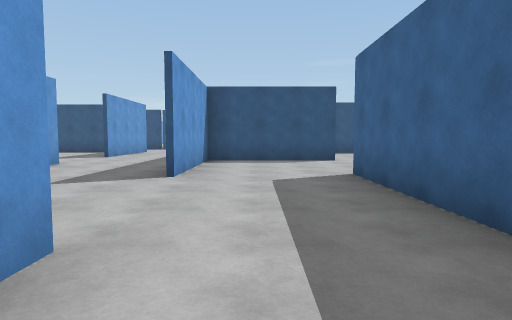
View 1 (above)

24 first-person views from a walk through a Unity game level. The camera is 1.3 m above the floor, tilts 4° down and sees 75° across. The floor is counted in squares, 2 m on a side. Each view is taken from the middle of a square. On the plan, view 1 faces up. The plan holds only what a view shows up to about 10 squares ahead; the rest is blank. The place goes on beyond the plan. The player is left out. Surface patterns are stand-ins for the level's own textures.

View 2
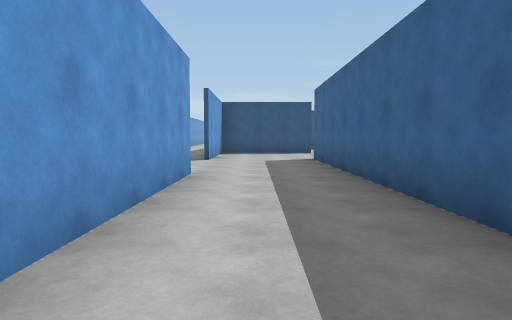

View 3
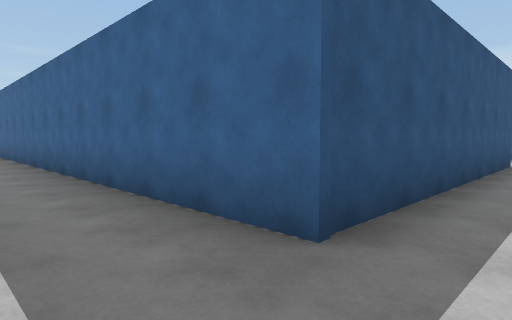

View 4
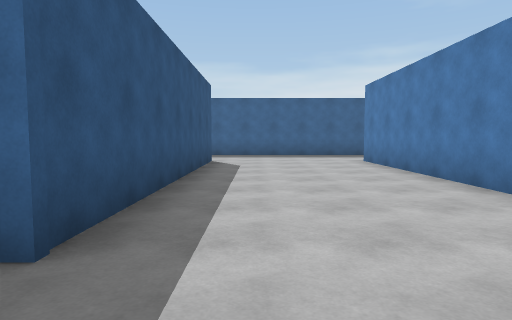

View 5
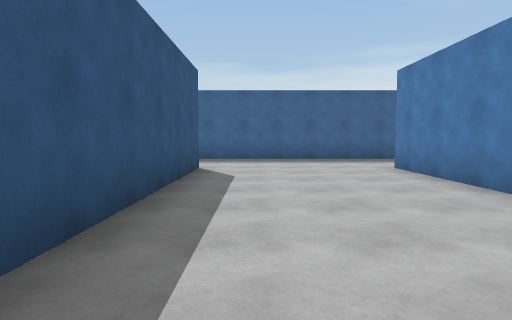

View 6
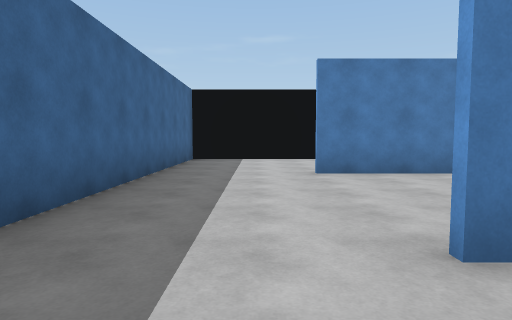

View 7
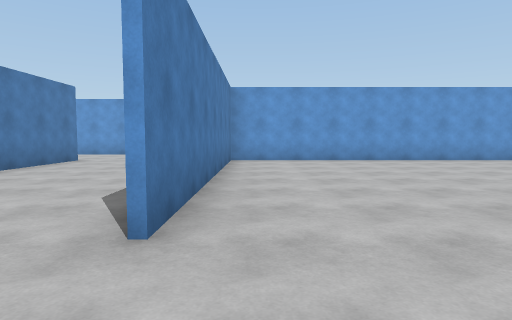

View 8
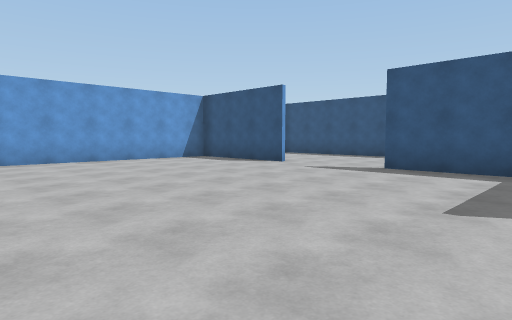

View 9
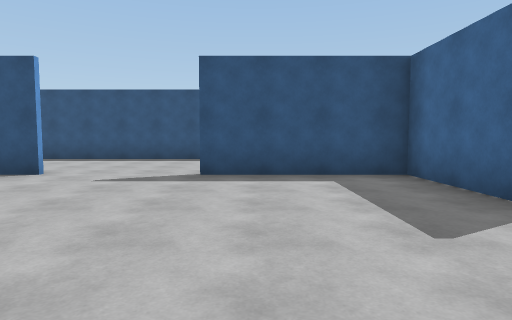

View 10
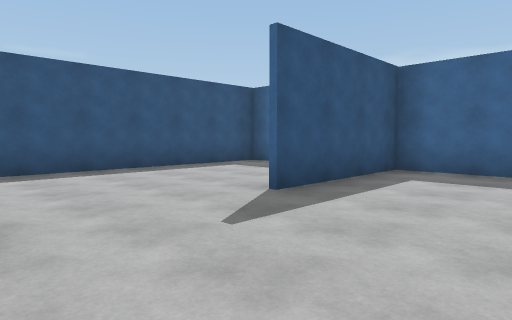

View 11
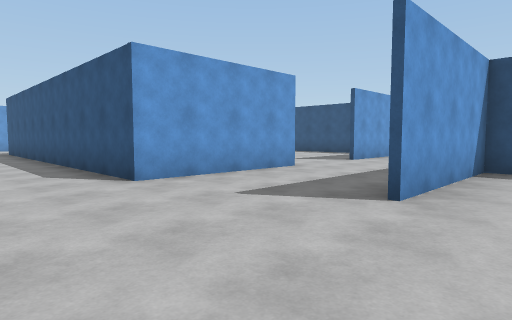

View 12
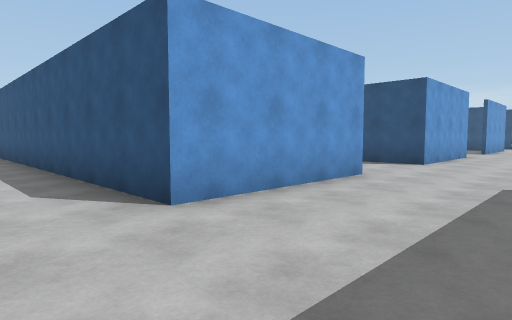

View 13
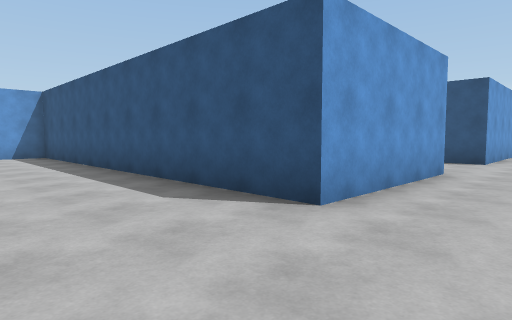

View 14
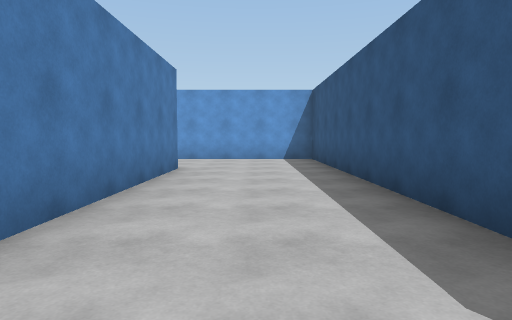

View 15
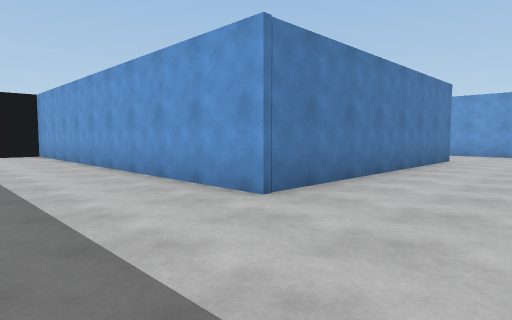

View 16
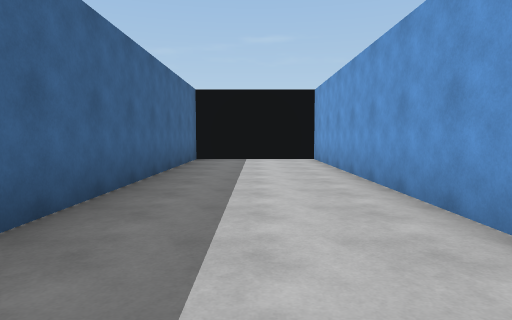

View 17
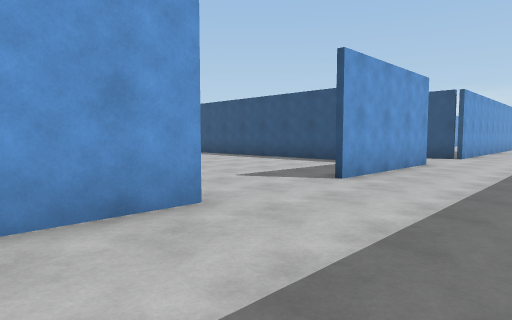

View 18
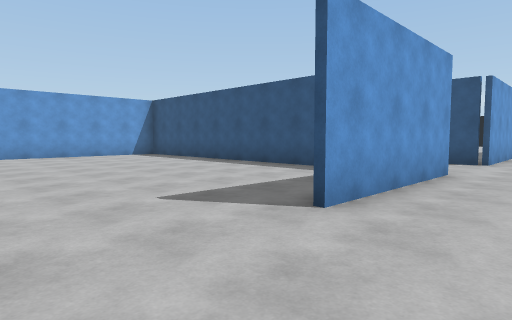

View 19
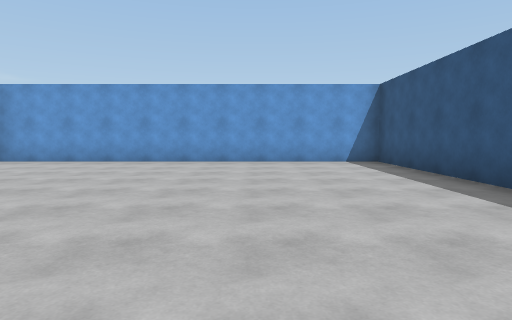

View 20
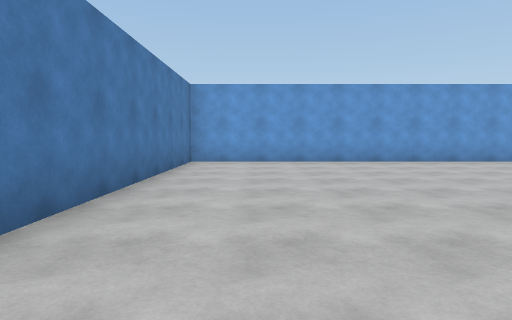

View 21
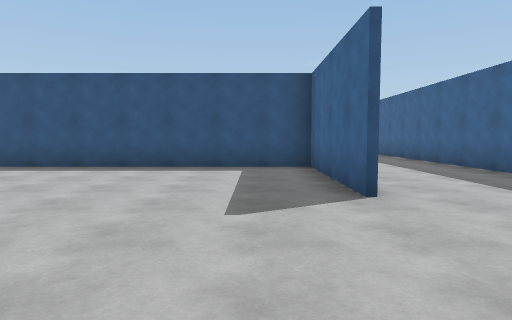

View 22
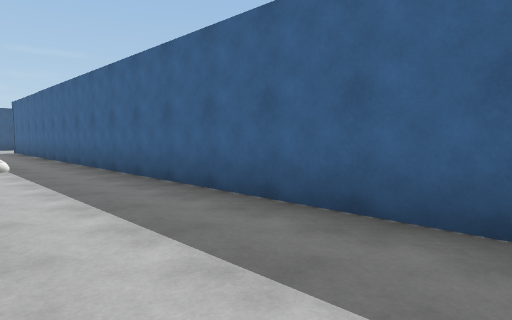

View 23
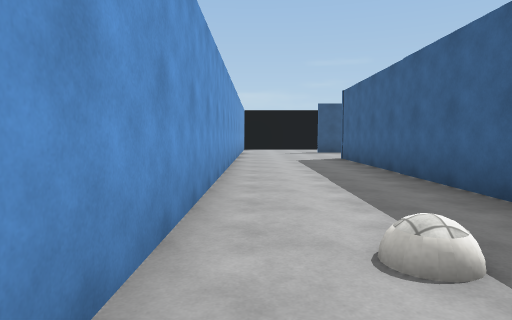

View 24
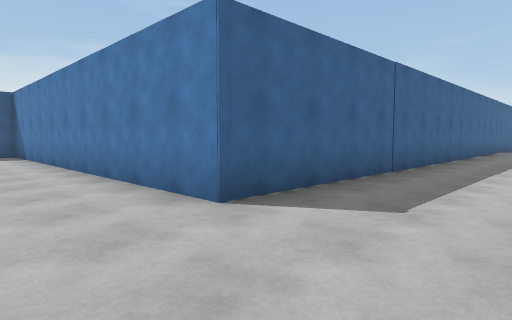

### Floor plan
Points are (right, up) in squares from view 1. A wall is a line through its corners. A room is listed if a view was taken in it or the views show most of it. See-through windows are left out.
Room 1 (views 1, 2, 3, 4, 5, 6, 7, 8, 9, 10)
walls: (9, -7.8) (1.7, -7.8) (1.7, 1.4); (5.4, 1.7) (3.5, 1.7); (1.8, 0.1) (1.8, -7.7) (9, -7.7); (11.6, -0.8) (11.6, 1.7) (8, 1.7); (1.8, -11.9) (9, -11.9); (-1.1, 1.9) (-1.1, -2.6); (11.6, 5) (11.6, 5.7) (2.8, 5.7); (8.2, -15.7) (11.8, -15.7) (11.8, -7.2)
ways out: opening at (0.5, 2) to room 2; opening at (0.5, -12)
Room 2 (views 11, 12, 13, 14, 15, 16, 17, 18, 19, 20, 21, 22, 23, 24)
walls: (-4.7, 8) (-4.7, 4.2); (-4.8, 10.5) (-4.8, 14.2) (-14.7, 14.2) (-14.7, 4.3) (-8.1, 4.3); (-4.7, 1.5) (-4.7, -2.4) (-14.7, -2.4) (-14.7, -6.4); (-1.3, 6.4) (-1.3, 5.4); (-1.4, 11.2) (-1.4, 27) (8.1, 27); (-4.7, 14.4) (-4.7, 10.5); (1.7, 1.4) (1.7, 5.9); (-11.9, -5.6) (-4.7, -5.6) (-4.7, -15.7) (-1.3, -15.7) (-1.3, -8.1); (-4.7, 27) (-4.7, 16.9)
ways out: opening at (0.5, 2) to room 1; opening at (0.5, 6) to room 3; opening at (-5, 2.5); opening at (-4, 15.5)
Room 3 (no view inside)
walls: (2.2, 9.1) (-1.3, 9.1) (-1.3, 6.4)
ways out: opening at (0.5, 6) to room 2; opening at (2, 7.5)

Positions as (right, up) in squares from view 1, and headings:
1: (0, 0), facing up
2: (0, -4), facing up
3: (0, -9), facing up-right
4: (0, -9), facing right
5: (2, -9), facing right
6: (10, -6), facing down
7: (11, -7), facing left
8: (11, -5), facing up-left
9: (9, -4), facing up
10: (5, -1), facing up-right
11: (0, 2), facing up-left
12: (-2, -4), facing up-left
13: (-3, -5), facing up-left
14: (-5, -4), facing left
15: (-2, -3), facing down-left
16: (-3, -6), facing down
17: (-2, 6), facing up-left
18: (-3, 8), facing up-left
19: (-6, 11), facing left
20: (-6, 6), facing left
21: (-6, 7), facing up
22: (-4, 11), facing up-right
23: (-4, 17), facing up
24: (-4, 29), facing down-right
